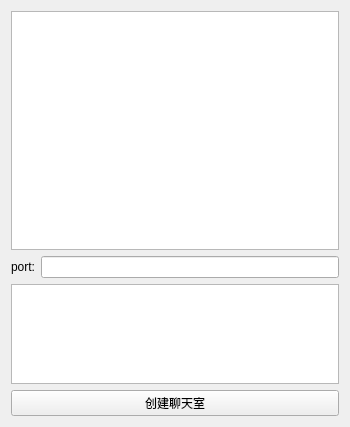
<?xml version="1.0" encoding="UTF-8"?>
<ui version="4.0">
 <class>TcpServe_Widget</class>
 <widget class="QWidget" name="TcpServe_Widget">
  <property name="geometry">
   <rect>
    <x>0</x>
    <y>0</y>
    <width>350</width>
    <height>427</height>
   </rect>
  </property>
  <property name="windowTitle">
   <string>TcpServe_Widget</string>
  </property>
  <layout class="QGridLayout" name="gridLayout">
   <item row="0" column="0" colspan="2">
    <widget class="QTextEdit" name="textEdit"/>
   </item>
   <item row="1" column="0">
    <widget class="QLabel" name="label">
     <property name="text">
      <string>port:</string>
     </property>
    </widget>
   </item>
   <item row="1" column="1">
    <widget class="QLineEdit" name="lineEdit"/>
   </item>
   <item row="2" column="0" colspan="2">
    <widget class="QListWidget" name="listWidget">
     <property name="minimumSize">
      <size>
       <width>0</width>
       <height>100</height>
      </size>
     </property>
     <property name="maximumSize">
      <size>
       <width>16777215</width>
       <height>100</height>
      </size>
     </property>
    </widget>
   </item>
   <item row="3" column="0" colspan="2">
    <widget class="QPushButton" name="pushButton">
     <property name="text">
      <string>创建聊天室</string>
     </property>
    </widget>
   </item>
  </layout>
 </widget>
 <resources/>
 <connections/>
</ui>
